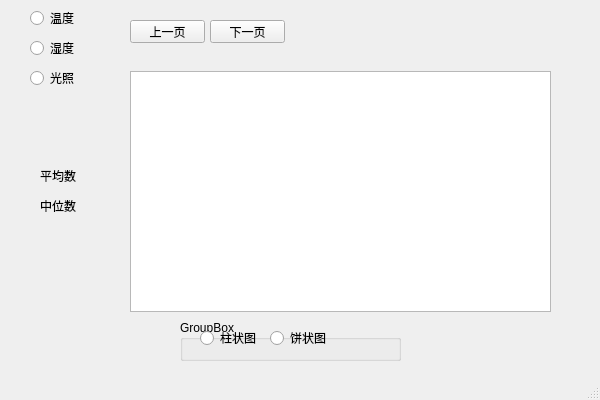
<?xml version="1.0" encoding="UTF-8"?>
<ui version="4.0">
 <class>grap</class>
 <widget class="QMainWindow" name="grap">
  <property name="geometry">
   <rect>
    <x>0</x>
    <y>0</y>
    <width>600</width>
    <height>400</height>
   </rect>
  </property>
  <property name="windowTitle">
   <string>MainWindow</string>
  </property>
  <widget class="QWidget" name="centralwidget">
   <widget class="QChartView" name="chartView">
    <property name="geometry">
     <rect>
      <x>130</x>
      <y>71</y>
      <width>421</width>
      <height>241</height>
     </rect>
    </property>
   </widget>
   <widget class="QPushButton" name="nextBtn">
    <property name="geometry">
     <rect>
      <x>210</x>
      <y>20</y>
      <width>75</width>
      <height>23</height>
     </rect>
    </property>
    <property name="text">
     <string>下一页</string>
    </property>
   </widget>
   <widget class="QRadioButton" name="tem">
    <property name="geometry">
     <rect>
      <x>30</x>
      <y>10</y>
      <width>89</width>
      <height>16</height>
     </rect>
    </property>
    <property name="text">
     <string>温度</string>
    </property>
   </widget>
   <widget class="QRadioButton" name="wet">
    <property name="geometry">
     <rect>
      <x>30</x>
      <y>40</y>
      <width>89</width>
      <height>16</height>
     </rect>
    </property>
    <property name="text">
     <string>湿度</string>
    </property>
   </widget>
   <widget class="QRadioButton" name="light">
    <property name="geometry">
     <rect>
      <x>30</x>
      <y>70</y>
      <width>89</width>
      <height>16</height>
     </rect>
    </property>
    <property name="text">
     <string>光照</string>
    </property>
   </widget>
   <widget class="QGroupBox" name="grap_grp">
    <property name="geometry">
     <rect>
      <x>180</x>
      <y>320</y>
      <width>221</width>
      <height>41</height>
     </rect>
    </property>
    <property name="title">
     <string>GroupBox</string>
    </property>
    <widget class="QRadioButton" name="bar_Btn">
     <property name="geometry">
      <rect>
       <x>20</x>
       <y>10</y>
       <width>91</width>
       <height>16</height>
      </rect>
     </property>
     <property name="text">
      <string>柱状图</string>
     </property>
    </widget>
    <widget class="QRadioButton" name="pie_Btn">
     <property name="geometry">
      <rect>
       <x>90</x>
       <y>10</y>
       <width>89</width>
       <height>16</height>
      </rect>
     </property>
     <property name="text">
      <string>饼状图</string>
     </property>
    </widget>
   </widget>
   <widget class="QLabel" name="aver_lbl">
    <property name="geometry">
     <rect>
      <x>40</x>
      <y>170</y>
      <width>54</width>
      <height>12</height>
     </rect>
    </property>
    <property name="text">
     <string>平均数</string>
    </property>
   </widget>
   <widget class="QLabel" name="medium_lbl">
    <property name="geometry">
     <rect>
      <x>40</x>
      <y>200</y>
      <width>54</width>
      <height>12</height>
     </rect>
    </property>
    <property name="text">
     <string>中位数</string>
    </property>
   </widget>
   <widget class="QPushButton" name="beforeBtn">
    <property name="geometry">
     <rect>
      <x>130</x>
      <y>20</y>
      <width>75</width>
      <height>23</height>
     </rect>
    </property>
    <property name="text">
     <string>上一页</string>
    </property>
   </widget>
  </widget>
  <widget class="QMenuBar" name="menubar">
   <property name="geometry">
    <rect>
     <x>0</x>
     <y>0</y>
     <width>600</width>
     <height>23</height>
    </rect>
   </property>
  </widget>
  <widget class="QStatusBar" name="statusbar"/>
 </widget>
 <customwidgets>
  <customwidget>
   <class>QChartView</class>
   <extends>QGraphicsView</extends>
   <header location="global">qchartview.h</header>
  </customwidget>
 </customwidgets>
 <resources/>
 <connections/>
</ui>
